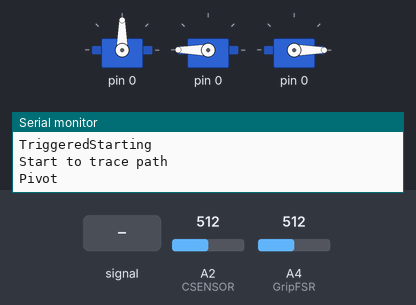
The sketch below on a simulated Arduino Uno, built with avr-gcc and run on an emulated ATmega328P. Parts: 3 × servo, the last lines printed to the serial monitor. The inputs (shaded band) are chosen by the test bench; at power-on: A4 (GripFSR) = 512, A2 (CSENSOR) = 512.

Above: at 1.8 s.
1.9 s: A2 (CSENSOR) fed a 200 Hz sine of ±255 counts around its level
At 4.4 s:
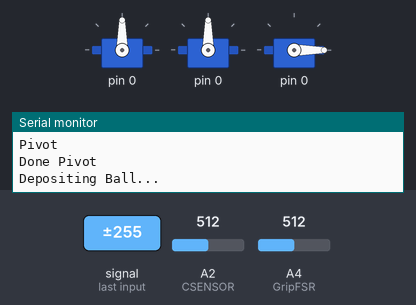
4.9 s: A4 (GripFSR) set to 210
7.5 s: A4 (GripFSR) set to 187
At 9.5 s:
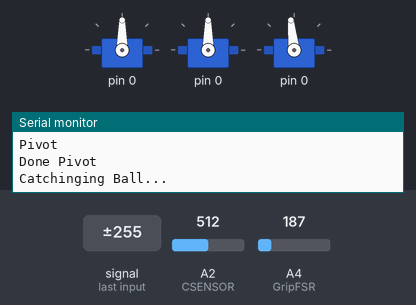
10.5 s: A4 (GripFSR) set to 306
At 11.3 s:
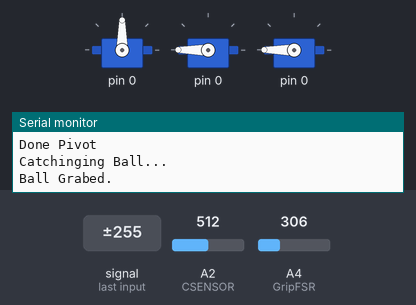
13.0 s: A4 (GripFSR) set to 190
At 14.7 s:
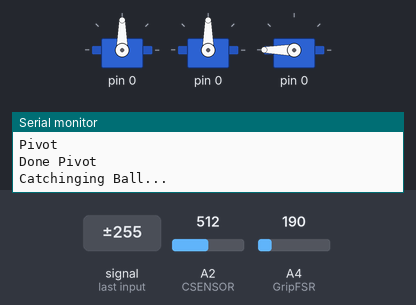
15.1 s: A4 (GripFSR) set to 511
At 18.0 s:
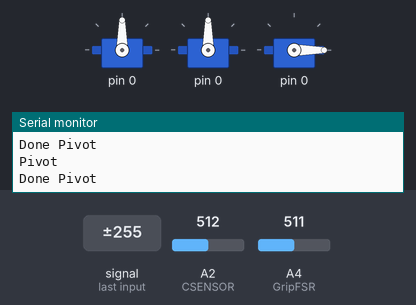
Timing chart, 0 to 19.1 s (numbered marks = the images above; inputs shaded):
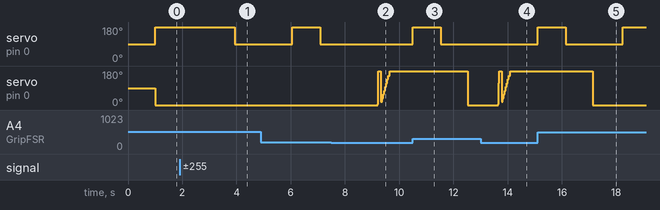

Measured:
- the behaviour switches between 200 and 199 on A4 (GripFSR) (found by bisection; images 1 and 2)
- after the input at 1.9 s, servo on pin 0: 180° → 90° after 2.0 s
- after the input at 7.5 s, servo on pin 0: stays 90° (without the input it goes to 180° after 1.7 s)
- after the input at 10.5 s, servo on pin 0: 90° → 180° at once, → 90° 1.0 s later; servo on pin 0: 180° → 0° after 2.0 s
- after the input at 13.0 s, servo on pin 0: stays 90° (without the input it goes to 180° after 0.65 s)
- after the input at 15.1 s, servo on pin 0: 90° → 180° at once, → 90° 1.0 s later, → 180° 2.1 s later; servo on pin 0: 180° → 0° after 2.0 s

The sketch:

BallGrabber.ino
```cpp
/*
 Name:		BallGrabber.ino
 Created:	2019/4/1 12:26:24
 Author:	estKey
*/
#include "stdafx.h"

int sensorPins[7] = {};
int controllerPins[5] = {};

// the setup function runs once when you press reset or power the board
void setup() {
	Serial.flush();
	// Lisiten  Port
	Serial.begin(9600);
	sensor.attach(sensorPins);
	robot.attach(controllerPins);
}

// the loop function runs over and over again until power down or reset
void loop() {
	Serial.println("ELEC 299 Robotics Group 16");
	initRobot();
	int index = 0;
	//int index = choosePath();
	process(path[index]);
	delay(1000);
	Serial.println("Press Bumper to restart");
	waitBumper();
}
```

Controller.cpp
```cpp
#include "Arduino.h"
#include "Controller.h"


Controller::Controller()
{
	leftSpeed = 0;
	rightSpeed = 0;
	leftDirection = 0;
	rightDirection = 0;
	grabPin = -1;
	tiltPin = -1;
	panPin = -1;
	leftSpeedPin = -1;
	leftDirectionPin = -1;
	rightSpeedPin = -1;
	rightDirectionPin = -1;

}

void Controller::setupPins()
{
	Pan.attach(panPin);
	Tilt.attach(tiltPin);
	Grab.attach(grabPin);
	pinMode(rightSpeedPin, OUTPUT);
	pinMode(leftSpeedPin, OUTPUT);
	pinMode(rightDirectionPin, OUTPUT);
	pinMode(leftDirectionPin, OUTPUT);
}

void Controller::attach(int pins[])
{
	grabPin = pins[0];
	tiltPin = pins[1];
	panPin = pins[2];
	leftSpeedPin = pins[3];
	leftDirectionPin = pins[4];
	rightSpeedPin = pins[5];
	rightDirectionPin = pins[6];
	setupPins();
}

void Controller::detach()
{
	grabPin = -1;
	tiltPin = -1;
	panPin = -1;
	leftSpeedPin = -1;
	leftDirectionPin = -1;
	rightSpeedPin = -1;
	rightDirectionPin = -1;
	setupPins();
}

void Controller::setSpeed(float leftSpeed, float rightSpeed)
{
	this->leftSpeed = leftSpeed;
	this->rightSpeed = rightSpeed;
	analogWrite(leftSpeedPin, leftSpeed);
	analogWrite(rightSpeedPin, rightSpeed);
}

void Controller::setDir(int leftDirection, int rightDirection)
{
	this->leftDirection = leftDirection;
	this->rightDirection = rightDirection;
	digitalWrite(leftDirectionPin, leftDirection);
	digitalWrite(rightDirectionPin, rightDirection);
}

void  Controller::setGrab(int force) { Grab.write(force); }

void  Controller::setArm(int degrees) { Tilt.write(degrees); }

void  Controller::setPan(int degrees) { Pan.write(degrees); }

String Controller::getSpeed() { return "Left Speed: " + (String)leftSpeed + "Left Speed: " + (String)rightSpeed + "/n"; }

String Controller::getDir() { return "Left Speed: " + (String)leftDirection + "Left Speed: " + (String)rightDirection + "/n"; }
```

Controller.h
```cpp
#pragma once
#include <Servo.h>
class Controller
{
private:
	// Variables
	float leftSpeed;
	float rightSpeed;
	int leftDirection;
	int rightDirection;
	// Pins
	int grabPin;
	int tiltPin;
	int panPin;
	int leftSpeedPin;
	int leftDirectionPin;
	int rightSpeedPin;
	int rightDirectionPin;
	// Servos
	Servo Pan, Tilt, Grab;
	void setupPins();
public:
	// Initialize the Controller by input pins
	Controller();
	void attach(int pins[]);
	void detach();
	void setSpeed(float leftSpeed, float rightSpeed);
	void setDir(int leftDirection, int rightDirection);
	void setGrab(int force);
	void setArm(int degrees);
	void setPan(int degrees);
	String getSpeed();
	String getDir();
};
```

QSerial.cpp
```cpp
/*
  QSerial.cpp - 300 baud IR serial library
  Adapted from SoftwareSerial by Stan Simmons.
  Variables that are internal to the library have
  names that start with an underscore (a legal character)
  to make them stand out to the user.
*/

/*
*****************************************************************************
* Includes
*****************************************************************************
*/

#include "Arduino.h"
#include "QSerial.h"

/*
*****************************************************************************
* Constructor
*****************************************************************************
*/

QSerial::QSerial()
{
  _receivePin = -1; //not attached yet
  _transmitPin = -1;//not attached yet
}

/*
*****************************************************************************
* User API
*****************************************************************************
*/

void QSerial::attach(int receivePin, int transmitPin)
{
  _receivePin = receivePin;
  _transmitPin = transmitPin;
  _baudRate = 300;
  _bitPeriod = 1000000 / _baudRate;// in microseconds

  digitalWrite(_transmitPin, LOW); //will hold IR transitter's 555 in reset state (IDLE)
}

void QSerial::detach()
{
  _receivePin = -1; //not attached
  _transmitPin = -1; //not atatched
}


int QSerial::receive(int timeout_msecs)
{ //returns 0 if no byte, or if not attached
  //returns received byte value unless an error(then returns -1 or -2)
  int val = 0;
  long totwait_usecs=0;
  int offset;
  int bitDelay = _bitPeriod - clockCyclesToMicroseconds(50); // each loop is about 50 cycles
  // one byte of serial data (LSB first)
  // ...--\    /--\/--\/--\/--\/--\/--\/--\/--\/--...
  //	 \--/\--/\--/\--/\--/\--/\--/\--/\--/
  //	start  0   1   2   3   4   5   6   7 stop

    if( _receivePin== -1) //not attached?
	return 0;
    //loop waiting for start bit (subject to timeout if no start bit seen)
    while (digitalRead(_receivePin)==HIGH && totwait_usecs < 1000*timeout_msecs )
    {
	//wait in chunks of 1/30'th of a bit duration
	totwait_usecs += _bitPeriod/30;
	delayMicroseconds(_bitPeriod/30);
    }

    if(digitalRead(_receivePin) == HIGH) //if still IDLE
	return 0; //nothing received, so use return 0 value
    //ELSE keep going to verify start bit and receive rest of bits

    //FIRST, confirm that this is a real start bit
    // byte start indicated by a falling edge and low start bit
    // jump to the middle of the low start bit
    delayMicroseconds(_bitPeriod/2);
    if(digitalRead(_receivePin) != LOW) //if not still LOW
	 return -1; //must have been a false start, so return -1 value

    // offset of the bit in the byte: from 0 (LSB) to 7 (MSB)
    for (offset = 0; offset < 8; offset++)
    {
	// jump to middle of next bit
	delayMicroseconds(bitDelay);
	// read bit and "OR" it into the result at the proper bit offset
	val = val | digitalRead(_receivePin) << offset;
    }
    delayMicroseconds(_bitPeriod); //wait for stop bit
    if(digitalRead(_receivePin) != HIGH) //missing expected HIGH for stop bit?
	 return -2; //framing error, so return -2 value
    else
	return val; //return byte value
}

void QSerial::transmit(byte b)
{  //uses inverted levels so it can directly drive a 555's active-low reset pin

  int bitDelay;
  byte mask;

   if(_transmitPin== -1) //not attached?
	return; //do nothing

  digitalWrite(_transmitPin, HIGH); //turn ON 555 for start bit transmission (receiver will go LOW)
  delayMicroseconds(_bitPeriod);

  bitDelay = _bitPeriod - clockCyclesToMicroseconds(50); // each loop is about 50 cycles
  for (mask = 0x01; mask; mask <<= 1)
  {
    if (b & mask) // get the next bit
      digitalWrite(_transmitPin,LOW); // a bit '1' is transmitted as absence of IR (555 is reset)
    else
      digitalWrite(_transmitPin,HIGH); //  a bit '0' is transmitted as presence of IR (555 is enabled)
    delayMicroseconds(bitDelay);
  }
  digitalWrite(_transmitPin, LOW); //tack on the "STOP" bit (receiver will go HIGH)
  delayMicroseconds(_bitPeriod);
}
```

QSerial.h
```cpp
//QSerial - 300 baud IR serial library
//Adapted from SoftwareSerial by Stan Simmons.


//next bit are directives to make sure the compiler only processes
//this .h file once  even if there are multiple #include's
#ifndef QSerial_h
#define QSerial_h

typedef unsigned char byte;

class QSerial
{
  private:
    int _receivePin;
    int _transmitPin;
    int _baudRate; //in bits per second
    int _bitPeriod; //in usecs
  public:
    QSerial(); //minimalist constructor
    void attach(int rxpin, int txpin); //associates the pins
    void detach(); //disassociates the pins
    int receive(int timeout_msecs); //receives IR-detected output on rxpin (subject to timeout)
    void transmit(byte bval); //transmits immediately the bits of bval on txpin (inverted)
};

#endif
```

Sensor.cpp
```cpp
#include "Arduino.h"
#include "Sensor.h"


Sensor::Sensor()
{
	ir[3] = { 0 };
	RightWheelEncoder = -1;
	LeftWheelEncoder = -1;
	IRPin = -1;
	LeftBumper = -1;
	RightBumper = -1;
}

void Sensor::setupPins()
{
	pinMode(LeftBumper, INPUT);
	pinMode(RightBumper, INPUT);
	pinMode(LeftWheelEncoder, INPUT);
	pinMode(RightWheelEncoder, INPUT);
}

void Sensor::attach(int pins[])
{
	RightWheelEncoder = pins[0];
	LeftWheelEncoder = pins[1];
	IRPin = pins[2];
	LeftBumper = pins[3];
	RightBumper = pins[4];
	setupPins();
}

void Sensor::detach()
{
	RightWheelEncoder = -1;
	LeftWheelEncoder = -1;
	IRPin = -1;
	LeftBumper = -1;
	RightBumper = -1;
	setupPins();
}

char Sensor::receiveIR()
{
	char rec = IRReceiver.receive(200);
	while (rec == 0 || rec == -1 || rec == -2) {
		rec = IRReceiver.receive(200);
	}
	Serial.println(rec);
	return rec;
}

int *Sensor::readLine()
{
	ir[0] = analogRead(LSENSOR);
	ir[1] = analogRead(CSENSOR);
	ir[2] = analogRead(RSENSOR);
	return ir;
}

bool Sensor::isTriggered() { return digitalRead(LeftBumper) == HIGH && digitalRead(RightBumper) == HIGH; }

String Sensor::getLineLevel() { return "LSENSOR: " + (String)ir[1] + "CSENSOR: " + (String)ir[1] + "RSENSOR: " + (String)ir[2] + "\n"; }
```

Sensor.h
```cpp
#pragma once
#include "QSerial.h"
// IR Range Sensor
#define IRRange				A0
// line tracker for recieving IR light
#define LSENSOR				A1
#define CSENSOR				A2
#define RSENSOR				A3
// Grip Force Sensor
#define GripFSR				A4
class Sensor
{
private:

	int ir[3];
	int RightWheelEncoder;
	int LeftWheelEncoder;
	int IRPin;
	int LeftBumper;
	int RightBumper;
	//
	QSerial IRReceiver;
	void setupPins();
public:
	// Initialize the Controller by input pins
	Sensor();
	void attach(int pins[]);
	void detach();
	char receiveIR();
	int *readLine();
	bool isTriggered();
	String getLineLevel();
};
```

stdafx.h
```cpp
#pragma once
#include "Sensor.h"
#include "Controller.h"

#define LINETHRESH 670
// Coordinate
typedef struct _Coord {
	int x;
	int y;
} Coord;

Coord path[3][5][3] = {0};

Sensor sensor;
Controller robot;

void waitBumper() {
	while (sensor.isTriggered()) { delay(1); }
	Serial.print("Triggered");
	delay(1000);
}


void goStraight(int direction, float speed) {
	if (direction == -1)
		robot.setSpeed(0, 0);
	else {
		robot.setDir(direction, direction);
		robot.setSpeed(speed, speed);
	}
}

// -1 left 0 full turn 1 right
void pivot(int direction) {
	Serial.println("Pivot");
	robot.setSpeed(130, 130);
	if (direction == 0) {//turn left
		while (analogRead(CSENSOR) < LINETHRESH)
			robot.setDir(1, 0);
	}
	else if (direction == 2) {//turn right
		while (analogRead(CSENSOR) < LINETHRESH)
			robot.setDir(0, 1);
	}
	else {
		while (analogRead(CSENSOR) < LINETHRESH)
			robot.setDir(1, 0);
		while (analogRead(CSENSOR) < LINETHRESH)
			robot.setDir(1, 0);
	}
	robot.setDir(1, 1);
	robot.setSpeed(0, 0);
	Serial.println("Done Pivot");
}

void followLine() {
	int *ir;
	while (1) {
		ir = sensor.readLine();
		//ir[0] = analogRead(LSENSOR);
		//ir[1] = analogRead(CSENSOR);
		//ir[2] = analogRead(RSENSOR);
		//printLineLevel(ir);

		// Forward direction
		robot.setDir(1, 1);

		if (ir[0] > LINETHRESH) //turn left
			robot.setSpeed(0, 90);
		else if (ir[2] > LINETHRESH)//turn right
			robot.setSpeed(90, 0);
		else if (ir[0] > LINETHRESH && ir[1] > LINETHRESH && ir[2] > LINETHRESH) break;
		else robot.setSpeed(90, 90);
	}
	Serial.println("Meet Intersection");
}

boolean grabBall() {
	int force = 0,
		sensor = 0;
	while (sensor < 200) {
		robot.setGrab(force++);
		sensor = analogRead(GripFSR);
	}
	Serial.println("Ball Grabed.");
	return true;
}

void initArm() {
	robot.setPan(90);
	robot.setArm(180);
	robot.setGrab(0);
}

void catchBall() {
	Serial.println("Catchinging Ball...");
	robot.setPan(90);
	robot.setArm(90);
	//robot.setGrab(0);
	if (grabBall())
		robot.setArm(180);
}

void depositBall() {
	Serial.println("Depositing Ball...");
	robot.setArm(90);
	delay(1000);
	robot.setGrab(0);
	Serial.println("Ball Deposited.");
}

void initRobot() {
	Serial.println("Press Bumper to Start");
	waitBumper();
	Serial.println("Starting");
	initArm();
}

int choosePath() {
	int data = sensor.receiveIR();
	switch (data)
	{
	case '0': return 0;
	case '1': return 1;
	case '2': return 2;
	default:
		Serial.println("Invalid IR Signal");
		return -1;
	}
}

Coord getRoute(Coord start, Coord dist)
{
	return { (start.x - dist.x), (start.y - dist.y) };
}

int *getInstruction(Coord route) {
	int instruction[2] = { 0 };
	if (route.x == 0) {
		instruction[0] = -1;
		instruction[1] = route.y;
	}
	else {
		instruction[0] = 1;
		instruction[1] = route.x;
	}
	return instruction;
}

void tracePath(Coord path[]) {
	Serial.println("Start to trace path");
	for (int i = 0; i < 2; i++)
	{
		Coord route = getRoute(path[i], path[i + 1]);
		int *instruction = getInstruction(route);
		pivot(instruction[0] == -1);
		for (int i = 0; i < instruction[1]; i++) {
			followLine();
		}
	}
}

Coord *reverse(Coord path[]) {
	Coord dist[3];
	for (int i = 0; i < 3; i++)
		dist[i] = path[3 - i];
	return dist;
}

void process(Coord path[][3]) {
	for (int i = 0; i < 5; i++) {
		tracePath(path[i]);
		while (sensor.isTriggered()) { delay(1); }
		goStraight(0, 100); // go backwards a little bit
		delay(1000);
		goStraight(-1, 0);
		catchBall();
		goStraight(0, 100);
		delay(1000);
		goStraight(-1, 0);
		pivot(0);
		tracePath(reverse(path[i]));
		while (sensor.isTriggered()) { delay(1); }
		depositBall();
		delay(100);
		pivot(0);
	}
}

/*
void printLineLevel() { Serial.println(sensor.getLineLevel); }
void printMotorSpeed() { Serial.println(robot.getSpeed); }
void printDirection() { Serial.println(robot.getDir); }
*/
```
